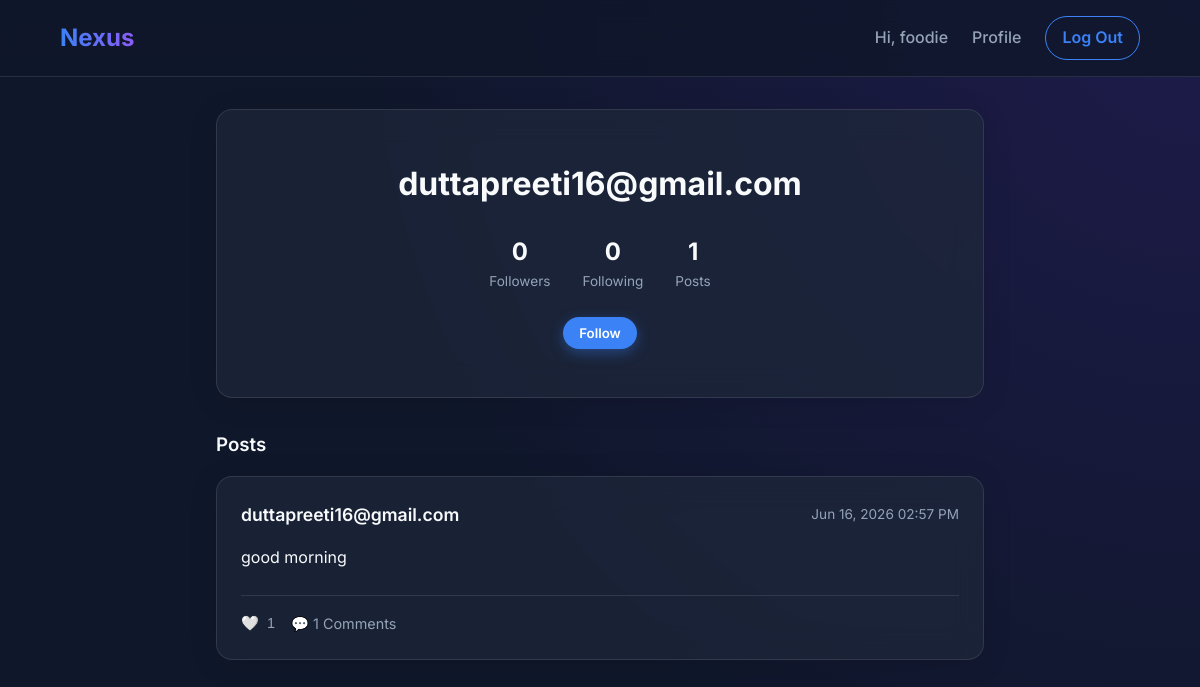
The app's page /profile/duttapreeti16@gmail.com (signed in) with its own data.
### network/models.py (models this page shows, shortened)
class User(AbstractUser):
    bio = models.TextField(max_length=500, blank=True)
    profile_picture = models.ImageField(upload_to='profile_pics/', blank=True, null=True)
    following = models.ManyToManyField('self', symmetrical=False, related_name='followers', blank=True)

class Post(models.Model):
    author = models.ForeignKey(User, on_delete=models.CASCADE, related_name='posts')
    content = models.TextField(max_length=1000)
    image = models.ImageField(upload_to='post_images/', blank=True, null=True)
    created_at = models.DateTimeField(auto_now_add=True)
    updated_at = models.DateTimeField(auto_now=True)
    class Meta:
        ordering = ['-created_at']

### network/views.py (the view)
# urls.py: path("profile/<str:username>", views.profile, name="profile"),
def profile(request, username):
    profile_user = get_object_or_404(User, username=username)
    posts = Post.objects.filter(author=profile_user).order_by('-created_at')
    is_following = False
    if request.user.is_authenticated and request.user != profile_user:
        is_following = request.user.following.filter(username=username).exists()
    liked_post_ids = set(request.user.likes.values_list('post_id', flat=True)) if request.user.is_authenticated else set()
    return render(request, "network/profile.html", {
        "profile_user": profile_user,
        "posts": posts,
        "is_following": is_following,
        "followers_count": profile_user.followers.count(),
        "following_count": profile_user.following.count(),
        "liked_post_ids": liked_post_ids,
    })

### network/templates/network/profile.html (shortened to what this page needs)
{% extends "network/layout.html" %}
{% block body %}
<div class="glass-card profile-header">
    <h2 style="font-size: 2rem; margin-bottom: 0.5rem;">{{ profile_user.username }}</h2>
    <div class="profile-stats">
        <div class="stat-item">
            <span class="stat-value" id="followers-count">{{ followers_count }}</span>
            <span class="stat-label">Followers</span>
        </div>
        <div class="stat-item">
            <span class="stat-value">{{ following_count }}</span>
            <span class="stat-label">Following</span>
        </div>
        <div class="stat-item">
            <span class="stat-value">{{ posts.count }}</span>
            <span class="stat-label">Posts</span>
        </div>
    </div>
    {% if user.is_authenticated and user != profile_user %}
        <button class="btn {% if is_following %}btn-outline{% else %}btn-primary{% endif %} follow-btn" data-user="{{ profile_user.username }}">
            {% if is_following %}Unfollow{% else %}Follow{% endif %}
        </button>
    {% endif %}
</div>
<h3 style="margin: 2rem 0 1rem; font-weight: 600;">Posts</h3>
<div class="posts-list">
    {% for post in posts %}
    <div class="glass-card post">
        <div class="post-header">
            <span class="post-author">{{ post.author.username }}</span>
            <span class="post-date">{{ post.created_at|date:"M d, Y h:i A" }}</span>
        </div>
        <div class="post-content">{{ post.content }}</div>
        <div class="post-actions">
            {% if user.is_authenticated %}
                <button class="action-btn like-btn {% if post.id in liked_post_ids %}liked{% endif %}" data-post="{{ post.id }}">
                    <span class="heart-icon">{% if post.id in liked_post_ids %}❤️{% else %}🤍{% endif %}</span>
                    <span class="like-count">{{ post.likes.count }}</span>
                </button>
            {% else %}
                <span class="action-btn">❤️ <span class="like-count">{{ post.likes.count }}</span></span>
            {% endif %}
            <span class="action-btn">💬 {{ post.comments.count }} Comments</span>
        </div>
    </div>
    {% empty %}
    <div class="glass-card" style="text-align: center; color: var(--text-secondary);">
        <p>No posts yet.</p>
    </div>
    {% endfor %}
</div>
{% endblock %}

### network/templates/network/layout.html (shortened to what this page needs)
{% load static %}
<!DOCTYPE html>
<html lang="en">
<head>
    <link href="{% static 'css/styles.css' %}" rel="stylesheet">
</head>
<body>
    <nav class="navbar">
        <a class="nav-brand" href="{% url 'index' %}">Nexus</a>
        <div class="nav-links">
            {% if user.is_authenticated %}
                <span class="nav-link">Hi, {{ user.username }}</span>
                <a class="nav-link" href="{% url 'profile' user.username %}">Profile</a>
                <a class="btn btn-outline" href="{% url 'logout' %}">Log Out</a>
            {% else %}
                <a class="nav-link" href="{% url 'login' %}">Log In</a>
                <a class="btn btn-primary" href="{% url 'register' %}">Register</a>
            {% endif %}
        </div>
    </nav>
    <main class="container">
        {% block body %}
        {% endblock %}
    </main>
</body>
</html>

### network/static/css/styles.css (style rules this page uses)
:root { --bg-color: #0f172a; --text-primary: #f8fafc; --text-secondary: #94a3b8; --accent-color: #3b82f6; --accent-hover: #2563eb; --card-bg: rgba(30, 41, 59, 0.7); --card-border: rgba(255, 255, 255, 0.1); --danger-color: #ef4444; }
* { box-sizing: border-box; margin: 0; padding: 0; }
body { font-family: 'Inter', sans-serif; background-color: var(--bg-color); color: var(--text-primary); line-height: 1.6; background-image: radial-gradient(circle at top right, #1e1b4b, #0f172a 60%); min-height: 100vh; }
a { color: var(--accent-color); text-decoration: none; transition: color 0.2s ease; }
.navbar { display: flex; justify-content: space-between; align-items: center; padding: 1rem 5%; background: rgba(15, 23, 42, 0.8); backdrop-filter: blur(12px); -webkit-backdrop-filter: blur(12px); border-bottom: 1px solid var(--card-border); position: sticky; top: 0; z-index: 100; }
.nav-brand { font-size: 1.5rem; font-weight: 700; background: linear-gradient(to right, #3b82f6, #8b5cf6); -webkit-background-clip: text; -webkit-text-fill-color: transparent; }
.nav-links { display: flex; gap: 1.5rem; align-items: center; }
.nav-link { color: var(--text-secondary); font-weight: 500; }
.btn { padding: 0.5rem 1rem; border-radius: 9999px; border: none; font-weight: 600; cursor: pointer; transition: all 0.3s ease; font-family: 'Inter', sans-serif; }
.btn-primary { background-color: var(--accent-color); color: white; box-shadow: 0 4px 14px 0 rgba(59, 130, 246, 0.39); }
.btn-outline { background: transparent; border: 1px solid var(--accent-color); color: var(--accent-color); }
.container { max-width: 800px; margin: 2rem auto; padding: 0 1rem; }
.posts-list { display: block; }
.post-actions { display: flex; gap: 1rem; border-top: 1px solid var(--card-border); padding-top: 1rem; align-items: center; }
.glass-card { background: var(--card-bg); backdrop-filter: blur(16px); -webkit-backdrop-filter: blur(16px); border: 1px solid var(--card-border); border-radius: 16px; padding: 1.5rem; margin-bottom: 1.5rem; box-shadow: 0 4px 30px rgba(0, 0, 0, 0.1); transition: transform 0.3s ease, box-shadow 0.3s ease; }
.post-header { display: flex; justify-content: space-between; align-items: center; margin-bottom: 1rem; }
.post-author { font-weight: 600; font-size: 1.1rem; }
.post-date { font-size: 0.85rem; color: var(--text-secondary); }
.post-content { font-size: 1rem; margin-bottom: 1.5rem; white-space: pre-wrap; }
.post-actions { display: flex; gap: 1rem; border-top: 1px solid var(--card-border); padding-top: 1rem; }
.action-btn { background: transparent; border: none; color: var(--text-secondary); cursor: pointer; display: flex; align-items: center; gap: 0.5rem; font-size: 0.9rem; transition: color 0.2s ease; }
.like-btn { transition: transform 0.2s ease, color 0.2s ease; }
.profile-header { text-align: center; padding: 3rem 1rem; }
.profile-stats { display: flex; justify-content: center; gap: 2rem; margin: 1.5rem 0; }
.stat-item { display: flex; flex-direction: column; }
.stat-value { font-size: 1.5rem; font-weight: 700; }
.stat-label { font-size: 0.85rem; color: var(--text-secondary); }

### records on screen
User: username "foodie"
User: username "duttapreeti16@gmail.com"
Post: author.username "duttapreeti16@gmail.com", created_at "Jun 16, 2026 02:57 PM", content "good morning", likes.count "1", comments.count "1"

### other values on screen
{{ followers_count }} "0"
{{ following_count }} "0"
{{ posts.count }} "1"
